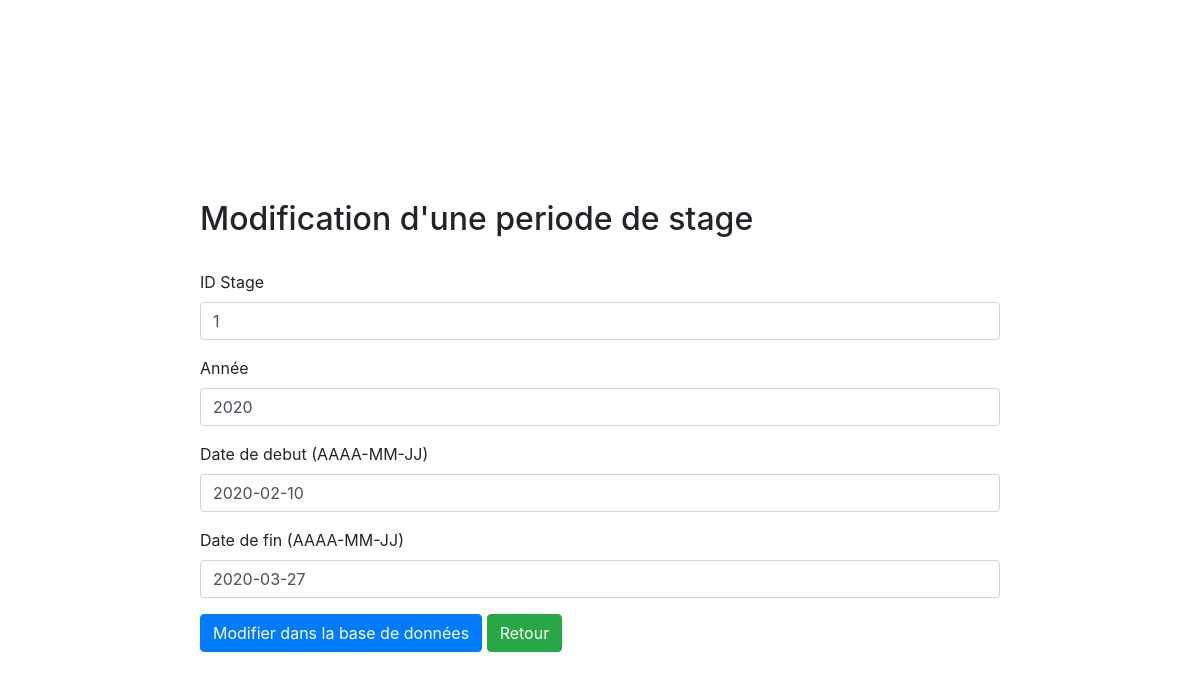
Screenshot of /modifstage.php?id=1 with the database file from the repository.
### tables this page shows
CREATE TABLE `sta_periode` (
  `idperiode` int(11) DEFAULT NULL,
  `annee` int(11) DEFAULT NULL,
  `date_debut` date DEFAULT NULL,
  `date_fin` date DEFAULT NULL
);

### modifstage.php (the view, shortened to what this page needs)
<?php
include('connexion.php');
$id = $_REQUEST['id'];
?>
<!DOCTYPE html>
<html>
    <head>
        <link rel="stylesheet" href="https://maxcdn.bootstrapcdn.com/bootstrap/4.0.0/css/bootstrap.min.css">
    </head>
    <body style="margin: 200px;">
        <h2>Modification d'une periode de stage</h2>
        <br>
        <?php
        $sql = "SELECT * FROM sta_periode WHERE idperiode ='" . $id . "'";
        $q = $connection->query($sql);
        $row = $q->fetch();
        ?>
        <form method="POST" action="">
            <div class="form-group">
                <label for="">ID Stage</label>
                <input type="text" class="form-control" id="example" name="idperiode" value=<?php echo $row['idperiode']; ?>>
            </div>
            <div class="form-group">
                <label for="">Année</label>
                <input type="text" class="form-control" id="example" name="annee" value="<?php echo $row['annee']; ?>">
            </div>
            <div class="form-group">
                <label for="">Date de debut (AAAA-MM-JJ)</label>
                <input type="text" class="form-control" id="example" name="date_debut" value="<?php echo $row['date_debut']; ?>">
            </div>
            <div class="form-group">
                <label for="">Date de fin (AAAA-MM-JJ)</label>
                <input type="text" class="form-control" id="example" name="date_fin" value="<?php echo $row['date_fin']; ?>">
            </div>
            <button type="submit" class="btn btn-primary" name="submit">Modifier dans la base de données</button>
            <a class="btn btn-success" href="stage.php?">Retour</a>
        </form>
    </body>
</html>

### rows the page displays
sta_periode: idperiode "1", annee "2020", date_debut "2020-02-10", date_fin "2020-03-27"
